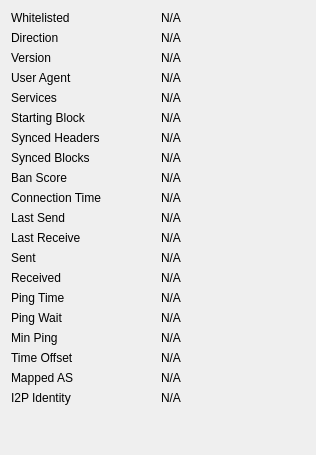
             <widget class="QWidget" name="detailWidget">
              <property name="geometry">
               <rect>
                <x>0</x>
                <y>0</y>
                <width>316</width>
                <height>455</height>
               </rect>
              </property>
              <layout class="QGridLayout" name="gridLayout_3">
               <item row="3" column="0">
                <widget class="QLabel" name="label_28">
                 <property name="text">
                  <string>User Agent</string>
                 </property>
                </widget>
               </item>
               <item row="1" column="2">
                <widget class="QLabel" name="peerDirection">
                 <property name="cursor">
                  <cursorShape>IBeamCursor</cursorShape>
                 </property>
                 <property name="text">
                  <string>N/A</string>
                 </property>
                 <property name="textFormat">
                  <enum>Qt::PlainText</enum>
                 </property>
                 <property name="textInteractionFlags">
                  <set>Qt::LinksAccessibleByMouse|Qt::TextSelectableByKeyboard|Qt::TextSelectableByMouse</set>
                 </property>
                </widget>
               </item>
               <item row="17" column="0">
                <widget class="QLabel" name="label_timeoffset">
                 <property name="text">
                  <string>Time Offset</string>
                 </property>
                </widget>
               </item>
               <item row="10" column="0">
                <widget class="QLabel" name="label_15">
                 <property name="text">
                  <string>Last Send</string>
                 </property>
                </widget>
               </item>
               <item row="10" column="2">
                <widget class="QLabel" name="peerLastSend">
                 <property name="cursor">
                  <cursorShape>IBeamCursor</cursorShape>
                 </property>
                 <property name="text">
                  <string>N/A</string>
                 </property>
                 <property name="textFormat">
                  <enum>Qt::PlainText</enum>
                 </property>
                 <property name="textInteractionFlags">
                  <set>Qt::LinksAccessibleByMouse|Qt::TextSelectableByKeyboard|Qt::TextSelectableByMouse</set>
                 </property>
                </widget>
               </item>
               <item row="11" column="0">
                <widget class="QLabel" name="label_19">
                 <property name="text">
                  <string>Last Receive</string>
                 </property>
                </widget>
               </item>
               <item row="2" column="2">
                <widget class="QLabel" name="peerVersion">
                 <property name="cursor">
                  <cursorShape>IBeamCursor</cursorShape>
                 </property>
                 <property name="text">
                  <string>N/A</string>
                 </property>
                 <property name="textFormat">
                  <enum>Qt::PlainText</enum>
                 </property>
                 <property name="textInteractionFlags">
                  <set>Qt::LinksAccessibleByMouse|Qt::TextSelectableByKeyboard|Qt::TextSelectableByMouse</set>
                 </property>
                </widget>
               </item>
               <item row="4" column="0">
                <widget class="QLabel" name="label_4">
                 <property name="text">
                  <string>Services</string>
                 </property>
                </widget>
               </item>
               <item row="5" column="0">
                <widget class="QLabel" name="label_29">
                 <property name="text">
                  <string>Starting Block</string>
                 </property>
                </widget>
               </item>
               <item row="7" column="0">
                <widget class="QLabel" name="label_25">
                 <property name="text">
                  <string>Synced Blocks</string>
                 </property>
                </widget>
               </item>
               <item row="18" column="2">
                <widget class="QLabel" name="peerMappedAS">
                 <property name="cursor">
                  <cursorShape>IBeamCursor</cursorShape>
                 </property>
                 <property name="text">
                  <string>N/A</string>
                 </property>
                 <property name="textFormat">
                  <enum>Qt::PlainText</enum>
                 </property>
                 <property name="textInteractionFlags">
                  <set>Qt::LinksAccessibleByMouse|Qt::TextSelectableByKeyboard|Qt::TextSelectableByMouse</set>
                 </property>
                </widget>
               </item>
               <item row="0" column="2">
                <widget class="QLabel" name="peerWhitelisted">
                 <property name="cursor">
                  <cursorShape>IBeamCursor</cursorShape>
                 </property>
                 <property name="text">
                  <string>N/A</string>
                 </property>
                 <property name="textFormat">
                  <enum>Qt::PlainText</enum>
                 </property>
                 <property name="textInteractionFlags">
                  <set>Qt::LinksAccessibleByMouse|Qt::TextSelectableByKeyboard|Qt::TextSelectableByMouse</set>
                 </property>
                </widget>
               </item>
               <item row="6" column="2">
                <widget class="QLabel" name="peerSyncHeight">
                 <property name="cursor">
                  <cursorShape>IBeamCursor</cursorShape>
                 </property>
                 <property name="text">
                  <string>N/A</string>
                 </property>
                 <property name="textFormat">
                  <enum>Qt::PlainText</enum>
                 </property>
                 <property name="textInteractionFlags">
                  <set>Qt::LinksAccessibleByMouse|Qt::TextSelectableByKeyboard|Qt::TextSelectableByMouse</set>
                 </property>
                </widget>
               </item>
               <item row="6" column="0">
                <widget class="QLabel" name="label_27">
                 <property name="text">
                  <string>Synced Headers</string>
                 </property>
                </widget>
               </item>
               <item row="14" column="0">
                <widget class="QLabel" name="label_26">
                 <property name="text">
                  <string>Ping Time</string>
                 </property>
                </widget>
               </item>
               <item row="14" column="2">
                <widget class="QLabel" name="peerPingTime">
                 <property name="cursor">
                  <cursorShape>IBeamCursor</cursorShape>
                 </property>
                 <property name="text">
                  <string>N/A</string>
                 </property>
                 <property name="textFormat">
                  <enum>Qt::PlainText</enum>
                 </property>
                 <property name="textInteractionFlags">
                  <set>Qt::LinksAccessibleByMouse|Qt::TextSelectableByKeyboard|Qt::TextSelectableByMouse</set>
                 </property>
                </widget>
               </item>
               <item row="15" column="0">
                <widget class="QLabel" name="peerPingWaitLabel">
                 <property name="toolTip">
                  <string>The duration of a currently outstanding ping.</string>
                 </property>
                 <property name="text">
                  <string>Ping Wait</string>
                 </property>
                </widget>
               </item>
               <item row="15" column="2">
                <widget class="QLabel" name="peerPingWait">
                 <property name="cursor">
                  <cursorShape>IBeamCursor</cursorShape>
                 </property>
                 <property name="text">
                  <string>N/A</string>
                 </property>
                 <property name="textFormat">
                  <enum>Qt::PlainText</enum>
                 </property>
                 <property name="textInteractionFlags">
                  <set>Qt::LinksAccessibleByMouse|Qt::TextSelectableByKeyboard|Qt::TextSelectableByMouse</set>
                 </property>
                </widget>
               </item>
               <item row="0" column="0">
                <widget class="QLabel" name="label_30">
                 <property name="text">
                  <string>Whitelisted</string>
                 </property>
                </widget>
               </item>
               <item row="1" column="0">
                <widget class="QLabel" name="label_23">
                 <property name="text">
                  <string>Direction</string>
                 </property>
                </widget>
               </item>
               <item row="12" column="2">
                <widget class="QLabel" name="peerBytesSent">
                 <property name="cursor">
                  <cursorShape>IBeamCursor</cursorShape>
                 </property>
                 <property name="text">
                  <string>N/A</string>
                 </property>
                 <property name="textFormat">
                  <enum>Qt::PlainText</enum>
                 </property>
                 <property name="textInteractionFlags">
                  <set>Qt::LinksAccessibleByMouse|Qt::TextSelectableByKeyboard|Qt::TextSelectableByMouse</set>
                 </property>
                </widget>
               </item>
               <item row="13" column="0">
                <widget class="QLabel" name="label_20">
                 <property name="text">
                  <string>Received</string>
                 </property>
                </widget>
               </item>
               <item row="13" column="2">
                <widget class="QLabel" name="peerBytesRecv">
                 <property name="cursor">
                  <cursorShape>IBeamCursor</cursorShape>
                 </property>
                 <property name="text">
                  <string>N/A</string>
                 </property>
                 <property name="textFormat">
                  <enum>Qt::PlainText</enum>
                 </property>
                 <property name="textInteractionFlags">
                  <set>Qt::LinksAccessibleByMouse|Qt::TextSelectableByKeyboard|Qt::TextSelectableByMouse</set>
                 </property>
                </widget>
               </item>
               <item row="11" column="2">
                <widget class="QLabel" name="peerLastRecv">
                 <property name="cursor">
                  <cursorShape>IBeamCursor</cursorShape>
                 </property>
                 <property name="text">
                  <string>N/A</string>
                 </property>
                 <property name="textFormat">
                  <enum>Qt::PlainText</enum>
                 </property>
                 <property name="textInteractionFlags">
                  <set>Qt::LinksAccessibleByMouse|Qt::TextSelectableByKeyboard|Qt::TextSelectableByMouse</set>
                 </property>
                </widget>
               </item>
               <item row="12" column="0">
                <widget class="QLabel" name="label_18">
                 <property name="text">
                  <string>Sent</string>
                 </property>
                </widget>
               </item>
               <item row="16" column="0">
                <widget class="QLabel" name="peerMinPingLabel">
                 <property name="text">
                  <string>Min Ping</string>
                 </property>
                </widget>
               </item>
               <item row="16" column="2">
                <widget class="QLabel" name="peerMinPing">
                 <property name="cursor">
                  <cursorShape>IBeamCursor</cursorShape>
                 </property>
                 <property name="text">
                  <string>N/A</string>
                 </property>
                 <property name="textFormat">
                  <enum>Qt::PlainText</enum>
                 </property>
                 <property name="textInteractionFlags">
                  <set>Qt::LinksAccessibleByMouse|Qt::TextSelectableByKeyboard|Qt::TextSelectableByMouse</set>
                 </property>
                </widget>
               </item>
               <item row="9" column="0">
                <widget class="QLabel" name="label_22">
                 <property name="text">
                  <string>Connection Time</string>
                 </property>
                </widget>
               </item>
               <item row="9" column="2">
                <widget class="QLabel" name="peerConnTime">
                 <property name="cursor">
                  <cursorShape>IBeamCursor</cursorShape>
                 </property>
                 <property name="text">
                  <string>N/A</string>
                 </property>
                 <property name="textFormat">
                  <enum>Qt::PlainText</enum>
                 </property>
                 <property name="textInteractionFlags">
                  <set>Qt::LinksAccessibleByMouse|Qt::TextSelectableByKeyboard|Qt::TextSelectableByMouse</set>
                 </property>
                </widget>
               </item>
               <item row="7" column="2">
                <widget class="QLabel" name="peerCommonHeight">
                 <property name="cursor">
                  <cursorShape>IBeamCursor</cursorShape>
                 </property>
                 <property name="text">
                  <string>N/A</string>
                 </property>
                 <property name="textFormat">
                  <enum>Qt::PlainText</enum>
                 </property>
                 <property name="textInteractionFlags">
                  <set>Qt::LinksAccessibleByMouse|Qt::TextSelectableByKeyboard|Qt::TextSelectableByMouse</set>
                 </property>
                </widget>
               </item>
               <item row="8" column="2">
                <widget class="QLabel" name="peerBanScore">
                 <property name="cursor">
                  <cursorShape>IBeamCursor</cursorShape>
                 </property>
                 <property name="text">
                  <string>N/A</string>
                 </property>
                 <property name="textFormat">
                  <enum>Qt::PlainText</enum>
                 </property>
                 <property name="textInteractionFlags">
                  <set>Qt::LinksAccessibleByMouse|Qt::TextSelectableByKeyboard|Qt::TextSelectableByMouse</set>
                 </property>
                </widget>
               </item>
               <item row="17" column="2">
                <widget class="QLabel" name="timeoffset">
                 <property name="cursor">
                  <cursorShape>IBeamCursor</cursorShape>
                 </property>
                 <property name="text">
                  <string>N/A</string>
                 </property>
                 <property name="textFormat">
                  <enum>Qt::PlainText</enum>
                 </property>
                 <property name="textInteractionFlags">
                  <set>Qt::LinksAccessibleByMouse|Qt::TextSelectableByKeyboard|Qt::TextSelectableByMouse</set>
                 </property>
                </widget>
               </item>
               <item row="18" column="0">
                <widget class="QLabel" name="peerMappedASLabel">
                 <property name="toolTip">
                  <string>The mapped Autonomous System used for diversifying peer selection.</string>
                 </property>
                 <property name="text">
                  <string>Mapped AS</string>
                 </property>
                </widget>
               </item>
               <item row="8" column="0">
                <widget class="QLabel" name="label_24">
                 <property name="text">
                  <string>Ban Score</string>
                 </property>
                </widget>
               </item>
               <item row="5" column="2">
                <widget class="QLabel" name="peerHeight">
                 <property name="cursor">
                  <cursorShape>IBeamCursor</cursorShape>
                 </property>
                 <property name="text">
                  <string>N/A</string>
                 </property>
                 <property name="textFormat">
                  <enum>Qt::PlainText</enum>
                 </property>
                 <property name="textInteractionFlags">
                  <set>Qt::LinksAccessibleByMouse|Qt::TextSelectableByKeyboard|Qt::TextSelectableByMouse</set>
                 </property>
                </widget>
               </item>
               <item row="3" column="2">
                <widget class="QLabel" name="peerSubversion">
                 <property name="cursor">
                  <cursorShape>IBeamCursor</cursorShape>
                 </property>
                 <property name="text">
                  <string>N/A</string>
                 </property>
                 <property name="textFormat">
                  <enum>Qt::PlainText</enum>
                 </property>
                 <property name="textInteractionFlags">
                  <set>Qt::LinksAccessibleByMouse|Qt::TextSelectableByKeyboard|Qt::TextSelectableByMouse</set>
                 </property>
                </widget>
               </item>
               <item row="4" column="2">
                <widget class="QLabel" name="peerServices">
                 <property name="cursor">
                  <cursorShape>IBeamCursor</cursorShape>
                 </property>
                 <property name="text">
                  <string>N/A</string>
                 </property>
                 <property name="textFormat">
                  <enum>Qt::PlainText</enum>
                 </property>
                 <property name="textInteractionFlags">
                  <set>Qt::LinksAccessibleByMouse|Qt::TextSelectableByKeyboard|Qt::TextSelectableByMouse</set>
                 </property>
                </widget>
               </item>
               <item row="2" column="0">
                <widget class="QLabel" name="label_21">
                 <property name="text">
                  <string>Version</string>
                 </property>
                </widget>
               </item>
               <item row="19" column="0">
                <widget class="QLabel" name="peerI2PIdentityLabel">
                 <property name="toolTip">
                  <string>Which local I2P identity this peer is connected through: the node's permanent identity, or a burn-after-use relay-pool identity used only for locally-originated transaction relay.</string>
                 </property>
                 <property name="text">
                  <string>I2P Identity</string>
                 </property>
                </widget>
               </item>
               <item row="19" column="2">
                <widget class="QLabel" name="peerI2PIdentity">
                 <property name="cursor">
                  <cursorShape>IBeamCursor</cursorShape>
                 </property>
                 <property name="text">
                  <string>N/A</string>
                 </property>
                 <property name="textFormat">
                  <enum>Qt::PlainText</enum>
                 </property>
                 <property name="textInteractionFlags">
                  <set>Qt::LinksAccessibleByMouse|Qt::TextSelectableByKeyboard|Qt::TextSelectableByMouse</set>
                 </property>
                </widget>
               </item>
               <item row="20" column="0">
                <spacer name="verticalSpacer_3">
                 <property name="orientation">
                  <enum>Qt::Vertical</enum>
                 </property>
                 <property name="sizeHint" stdset="0">
                  <size>
                   <width>75</width>
                   <height>14</height>
                  </size>
                 </property>
                </spacer>
               </item>
              </layout>
             </widget>
